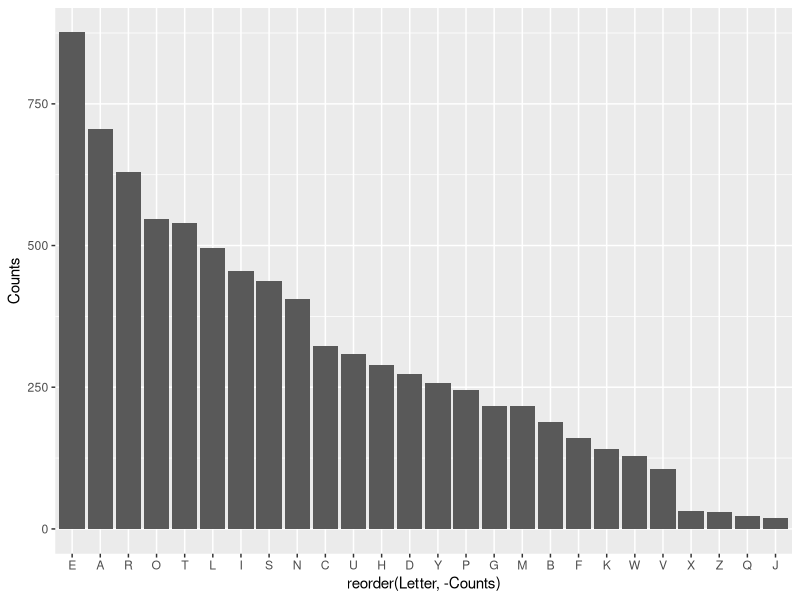
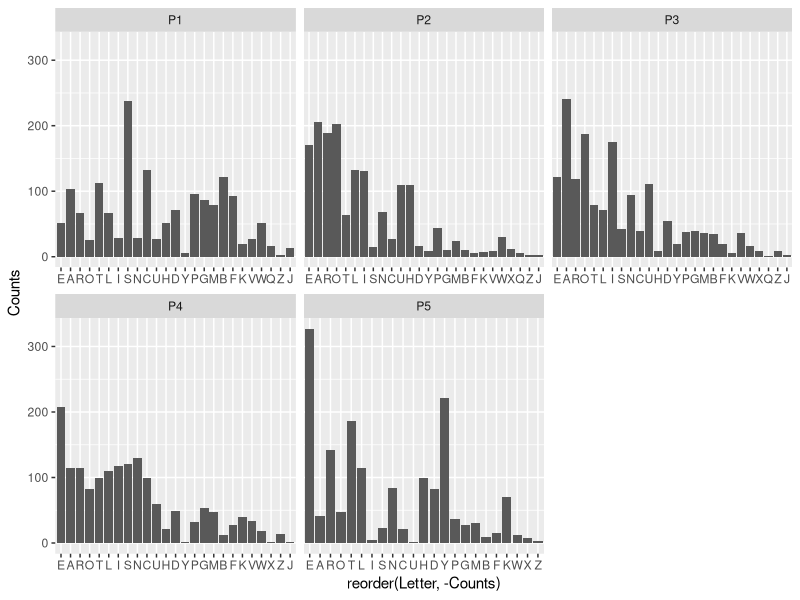
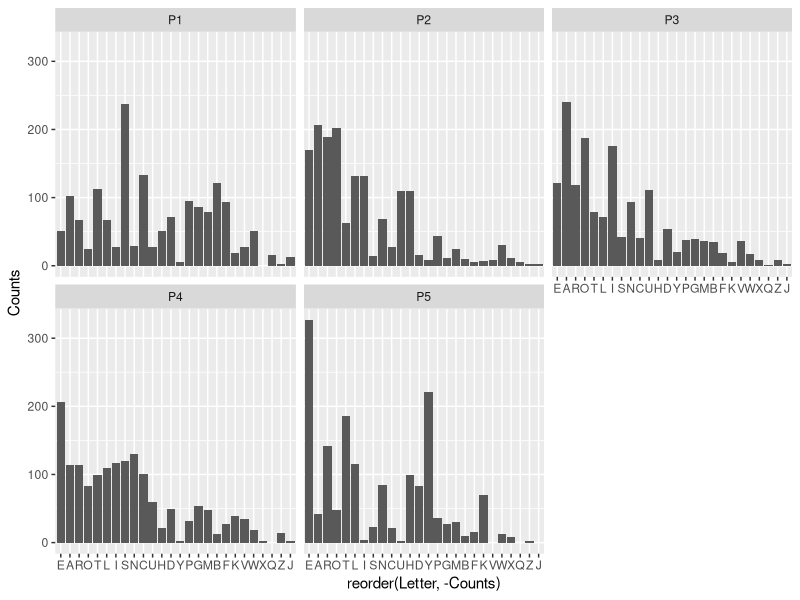
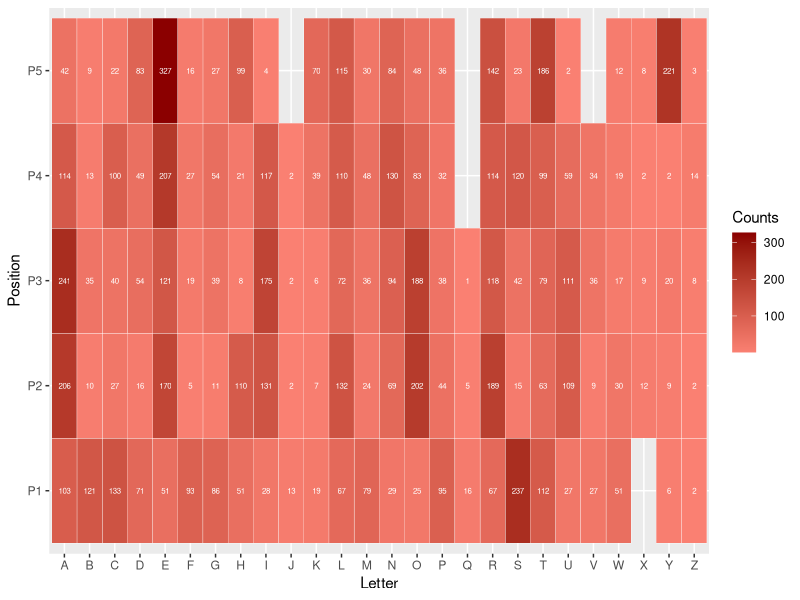
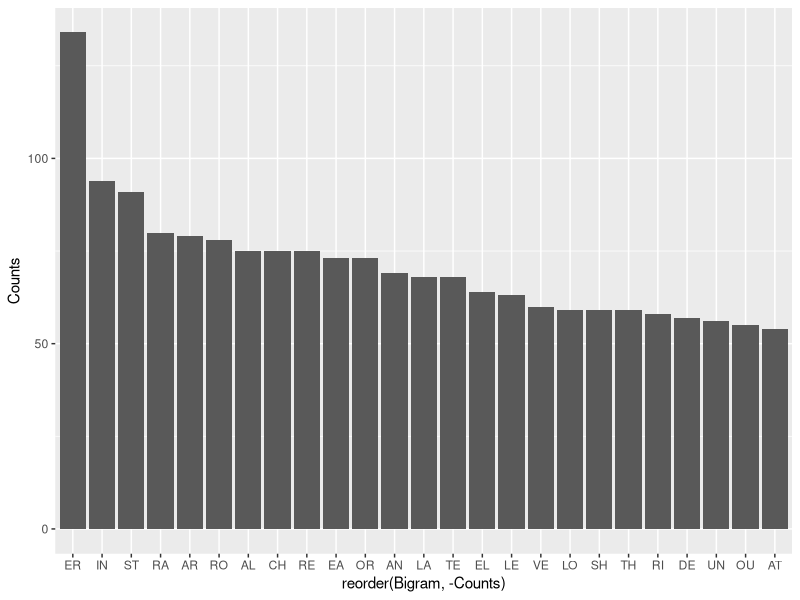
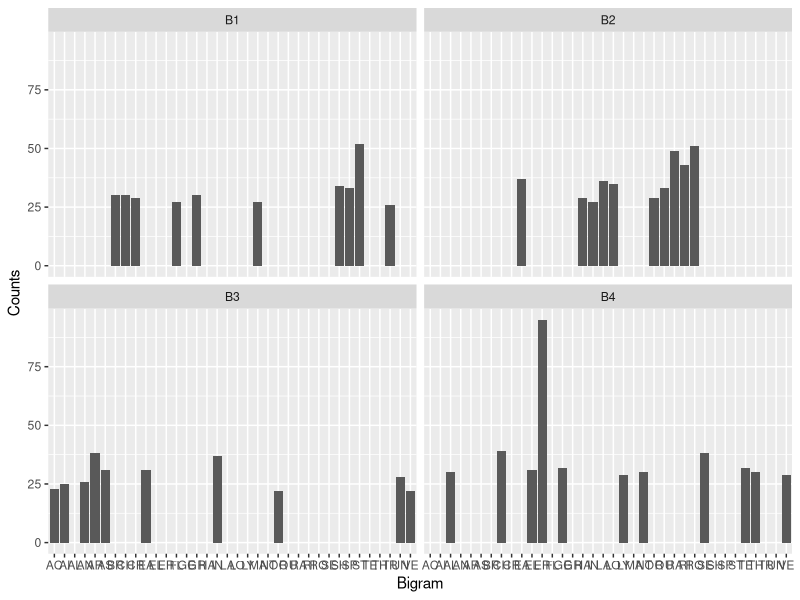
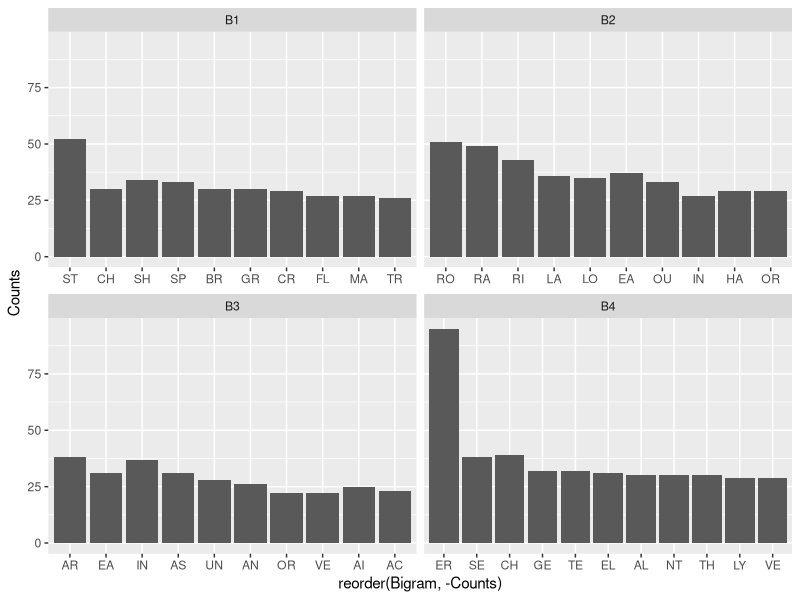

Generate these figures, in order, with R:
## ---- chunk 1
knitr::opts_chunk$set(echo = FALSE)
## ---- chunk 2
library(ggplot2) # plot visualization
library(dplyr)   # data analysis (summarizing, filtering, etc)
library(tidyr)   # reshaping data (pivot, etc)
library(stringr) # string manipulation (used for bigrams) ok actually i realized paste would work for my bigram graphs but keeping this library in case i need to do other string stuff 
## ---- chunk 3
# I scrapped this data from 
# https://wordfinder.yourdictionary.com/wordle/answers/
# and added what I thought to be relevant data columns 

# some column names are easy to understand 
# I will add some section explaining what the dataset columns mean

wordle_data <- read.csv("wordle_data.csv")
glimpse(wordle_data)
## ---- chunk 4
wordle_data


letter_frequency <- wordle_data %>% 
  select(P1, P2, P3, P4, P5) %>% 
  pivot_longer(cols = c(P1, P2, P3, P4, P5), names_to = "Position", values_to = "Letter") %>% 
  group_by(Letter) %>% 
  summarise(Counts = n()) %>% 
  arrange(-Counts)
  

head(letter_frequency, n = 4)
tail(letter_frequency, n = 4)

letter_frequency

letter_frequency %>% 
  ggplot(aes(x = reorder(Letter,-Counts), y = Counts)) + geom_col()
## ---- chunk 5
# x = letter
# y = position 
# heatmap 


positional_letter_frequency <- wordle_data %>% 
  select(P1, P2, P3, P4, P5) %>% 
  pivot_longer(cols = c(P1, P2, P3, P4, P5), names_to = "Position", values_to = "Letter") %>% 
  group_by(Position, Letter) %>% 
  summarise(Counts = n()) %>% 
  arrange(Position, -Counts)

positional_letter_frequency

positional_letter_frequency %>% 
  ggplot(aes(x = reorder(Letter, -Counts), y = Counts)) + 
  geom_col() + 
  facet_wrap(~Position, scales = "free_x")

positional_letter_frequency %>% 
  ggplot(aes(x = reorder(Letter, -Counts), y = Counts)) + 
  geom_col() + 
  facet_wrap(~Position)

positional_letter_frequency %>%
  ggplot(aes(x = Letter, y = Position, fill = Counts)) +
  geom_tile(color = "White") + 
  geom_text(aes(label = Counts), color = "White", size = 2) +
  scale_fill_gradient(low = "salmon", high = "darkred")

# filter and plot
# vowels first 
# or maybes just vowels

## ---- chunk 6
# so I found this data on kaggle
# https://www.kaggle.com/code/bcruise/wordle-letter-frequencies
# and towards the end they do common bigram analysis 
# will do that with my data 
# so I can use P1, P2, P3, P4, P5
# this holds the individual letters by position

bigrams <- wordle_data %>% 
  mutate (B1 = paste0(P1, P2),  # paste0 no separator by default
          B2 = paste0(P2, P3),
          B3 = paste0(P3, P4),
          B4 = paste0(P4, P5)) %>% 
  select(B1, B2, B3, B4) %>% 
  pivot_longer(cols = everything(), names_to = "Position", values_to = "Bigram") %>% # names_to = col name to create from specified cols before, values_to = new column to create from values in each cell.
  group_by(Bigram) %>% 
  summarise(Counts = n()) %>% 
  arrange(-Counts)
 


bigrams

## ---- chunk 7

# plotting bigram data
# code below bad 
# didnt realize i had 354 possible bigrams

# bigrams %>% ggplot(aes(x = Bigram)) + geom_bar()

# instead lets take top bigrams 
top_bigrams <- bigrams %>% head(25)
top_bigrams

# top_bigrams %>% ggplot(aes(x = Bigram)) + geom_bar()

# https://r-resources.massey.ac.nz/rgcookbook/RECIPE-BAR-GRAPH-COUNTS.html
# section 3.3.4

# geom_col uses stat_identity by default so I can pass in the pre-calculated counts
top_bigrams %>% ggplot(aes(x = reorder(Bigram, -Counts), y = Counts)) + geom_col()

# will add labels and stuff later. 
## ---- chunk 8

bigrams_by_position <- wordle_data %>% 
  mutate (B1 = paste0(P1, P2),  # paste0 no separator by default
          B2 = paste0(P2, P3),
          B3 = paste0(P3, P4),
          B4 = paste0(P4, P5)) %>% 
  select(B1, B2, B3, B4) %>% 
  pivot_longer(cols = everything(), names_to = "Position", values_to = "Bigram") %>%  # names_to = col name to create from specified cols before, values_to = new column to create from values in each cell.
  group_by(Position, Bigram) %>% 
  summarise(Counts = n()) %>% 
  arrange(Position, -Counts)
 
bigrams_by_position
## ---- chunk 9
# just taking 10 from each position
# b4 has a tie

top_bigrams_by_pos <- bigrams_by_position %>%
  group_by(Position) %>%
  slice_max(Counts, n = 10)

top_bigrams_by_pos

# positional bigrams do not share same x axis :(
top_bigrams_by_pos %>% ggplot(aes(x = Bigram, y = Counts)) + geom_col() + facet_wrap(~Position)

# fixed here
# ok why is this not reordering?? 
top_bigrams_by_pos %>% ggplot(aes(x = reorder(Bigram, -Counts), y = Counts)) + geom_col() + facet_wrap(~Position, scales = "free_x")
